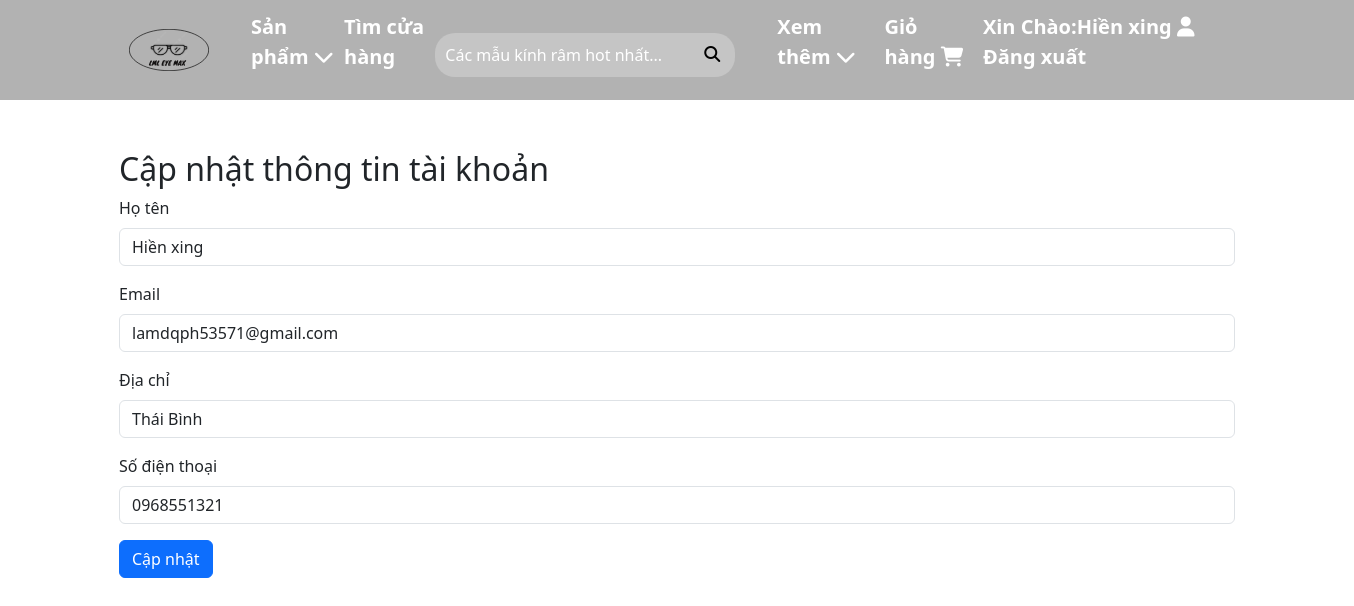
Screenshot of /?act=edit-info (signed in) with the database file from the repository.
### tables this page shows
CREATE TABLE `tai_khoans` (
  `id` int NOT NULL,
  `ho_ten` varchar(255) NOT NULL,
  `anh_dai_dien` varchar(255) DEFAULT NULL,
  `ngay_sinh` date DEFAULT NULL,
  `email` varchar(255) NOT NULL,
  `so_dien_thoai` varchar(10) DEFAULT NULL,
  `gioi_tinh` tinyint(1) DEFAULT '1',
  `dia_chi` text,
  `mat_khau` varchar(255) NOT NULL,
  `chuc_vu_id` int DEFAULT NULL,
  `trang_thai` tinyint(1) DEFAULT '1'
);

### controllers/UserController.php (called while the page is built, shortened)
<?php
class UserController
{
     public $userModel;
     public function __construct()
     {
          $this->userModel = new UserModel();
     }
     public function editUser()
     {
          $user_id = $_SESSION['ho_ten']['id'];
          $users = $this->userModel->getUser($user_id);
          require_once './views/taikhoan/editUser.php';
     }
}
?>

### index.php (called while the page is built, shortened)
<?php
require_once './commons/function.php';
require_once './controllers/UserController.php';
require_once './models/UserModel.php';
$act = $_GET['act'] ?? '/';
match ($act) {
     '/' => (new ClientSanphamController)->allSanPham(),
     'allCategory' => (new ClientSanPhamController)->allCategory(),
     'category' => (new ClientSanPhamController)->allSanPham(),
     'detail' => (new ClientSanPhamController)->getProductDetail(),
     'register' => (new UserController)->register(),
     'postRegis' => (new UserController)->postRegister(),
     'login' => (new UserController)->login(),
     'postlogin' => (new UserController)->postLogin(),
     'logout' => (new UserController)->logout(),
     'comment' => (new ClientSanPhamController)->comment(),
     'them-gio-hang' => (new CartController)->createCart(),
     'view-cart' => (new CartController)->viewCart(),
     'pay' => (new CartController)->viewPay(),
     'dat-hang' => (new CartController)->postOrder(),
     'deleteSelectedProducts' => (new CartController)->deleteItem(),
     'updateQuantity' => (new CartController())->updateQuantity(),
     'finish' => (new CartController())->viewFinish(),
     'view-info' => (new UserController)->viewInfo(),
     'update-pass' => (new UserController)->checkPass(),
     'search' => (new ClientSanPhamController)->searchProduct(),
     'edit-info' => (new UserController)->editUser(),
     'update-info' => (new UserController)->updateUser(),
     'send-mail' => (new CartController)->sendMail(),
     'huy-don-hang' => (new CartController())->huyDonHang(),
     'chi-tiet-mua-hang' => (new CartController)->chiTietMuaHang()
}
     ?>

### commons/function.php (called while the page is built, shortened)
<?php
function connectDB()
{
    $host = DB_HOST;
    $port = DB_PORT;
    $dbname = DB_NAME;
    try {
        $conn = new PDO("mysql:host=$host;port=$port;dbname=$dbname", DB_USERNAME, DB_PASSWORD);
        $conn->setAttribute(PDO::ATTR_ERRMODE, PDO::ERRMODE_EXCEPTION);
        $conn->setAttribute(PDO::ATTR_DEFAULT_FETCH_MODE, PDO::FETCH_ASSOC);
        return $conn;
    } catch (PDOException $e) {
        echo ("Connection failed: " . $e->getMessage());
    }
}

### models/UserModel.php (called while the page is built, shortened)
<?php
class UserModel
{
     public $conn;
     public function __construct()
     {
          $this->conn = connectDB();
     }
     public function getUser($user_id)
     {
          $sql = "SELECT * FROM tai_khoans WHERE id=:user_id";
          $stmt = $this->conn->prepare($sql);
          $stmt->execute([
               ':user_id' => $user_id
          ]);
          return $stmt->fetch(PDO::FETCH_ASSOC);
     }
}
?>

### views/taikhoan/editUser.php (the view, shortened to what this page needs)
<!DOCTYPE html>
<html lang="en">
<head>
     <link rel="stylesheet" href="./public/css/view.css" />
     <link rel="stylesheet" href="https://cdnjs.cloudflare.com/ajax/libs/font-awesome/6.6.0/css/all.min.css"
 />
     <link href="https://cdn.jsdelivr.net/npm/bootstrap@5.3.3/dist/css/bootstrap.min.css" rel="stylesheet"
>
</head>
<body>
     <section class="wrapper">
          <header id="header">
               <div class="container">
                    <div class="header-main">
                         <div class="header-left">
                              <a href="<?= BASE_URL ?>"> <img src="./public/img/ảnh logo.svg" alt="" /></a>
                              <ul class="header-nav">
                                   <li>
                                        <a href="#">Sản phẩm
                                             <span><i class="fa-solid fa-chevron-down"></i></span>
                                        </a>
                                   </li>
                                   <li><a href="#">Tìm cửa hàng</a></li>
                              </ul>
                         </div>
                         <div class="header-center">
                              <form action="<?= BASE_URL . '?act=search' ?>" method="post">
                                   <input type="text" name="name" placeholder="Các mẫu kính râm hot nhất..." />
                                   <div class="center-icon">
                                        <button type="submit" name="timkiem"> <i
                                                  class="fa-solid fa-magnifying-glass"></i></button>
                                   </div>
                              </form>
                         </div>
                         <div class="header-right">
                              <ul class="header-nav">
                                   <li><a href="#">Xem thêm
                                             <span><i class="fa-solid fa-chevron-down"></i></span>
                                        </a></li>
                                   <li><a
                                             href="<?= isset($_SESSION['ho_ten']['ho_ten']) ? BASE_URL . '?act=view-cart' : '' ?>">
                                             Giỏ hàng
                                             <span> <i class="fa-solid fa-cart-shopping"></i></span>
                                        </a></li>
                                   <?php if (isset($_SESSION['ho_ten'])): ?>
                                        <li><a href="<?= BASE_URL . '?act=view-info' ?>">Xin
                                                  Chào:<?= $_SESSION['ho_ten']['ho_ten'] ?>
                                                  <span><i class="fa-solid fa-user"></i></i></span>
                                                  <a href="<?= BASE_URL . '?act=logout' ?>">Đăng xuất</a>
                                             </a></li>
                                   <?php else: ?>
                                        <li><a href="<?= BASE_URL . '?act=register' ?>">Tài khoản
                                                  <span><i class="fa-solid fa-user"></i></i></span>
                                             </a></li>
                                   <?php endif; ?>
                              </ul>
                         </div>
                    </div>
               </div>
          </header>
     </section>
     <section class="view-user">
          <div class="container">
               <h2>Cập nhật thông tin tài khoản</h2>
               <form action="<?= BASE_URL . '?act=update-info' ?>" method="post">
                    <div class="mb-3">
                         <label for="formFile" class="form-label">Họ tên</label>
                         <input class="form-control" type="text" name="name" value="<?= $users['ho_ten'] ?>">
                    </div>
                    <div class="mb-3">
                         <label for="formFileMultiple" class="form-label">Email</label>
                         <input class="form-control" type="email" name="email" value="<?= $users['email'] ?>">
                    </div>
                    <div class="mb-3">
                         <label for="formFileDisabled" class="form-label">Địa chỉ</label>
                         <input class="form-control" type="text" name="address" value="<?= $users['dia_chi'] ?>">
                    </div>
                    <div class="mb-3">
                         <label for="formFileSm" class="form-label">Số điện thoại</label>
                         <input class="form-control" name="phone" value="<?= $users['so_dien_thoai'] ?>">
                    </div>
                    <div>
                         <button class="btn btn-primary">Cập nhật</button>
                    </div>
               </form>
          </div>
     </section>
</body>
</html>

### public/css/view.css (style rules this page uses)
* { margin: 0; padding: 0; box-sizing: border-box; }
body { font-family: "Roboto", sans-serif; font-weight: 400; font-style: normal; text-decoration: none; list-style: none; }
.container { width: 1250px; margin: auto; }
header { width: 100%; background-color: #b2b2b2; }
.header-main { display: flex; justify-content: space-between; align-items: center; padding: 10px; }
.header-main .header-left { display: flex; align-items: center; justify-content: center; }
.header-left img { width: 80px; height: 80px; object-fit: contain; }
.header-center { position: relative; margin-top: 10px; }
.header-center input { padding: 10px; background-color: #c5c5c5; border: none; width: 300px; border-radius: 20px; outline: none; }
.header-center input::placeholder { color: #fff; }
.center-icon { position: absolute; right: 10px; top: 8px; color: #fff; }
.center-icon button { border: none; }
.center-icon button i { padding: 5px; background: #c5c5c5; cursor: pointer; }
.header-nav li:first-child { position: relative; }
.header-nav { display: flex; align-items: center; gap: 10px; margin-left: 10px; }
.header-nav li { list-style: none; }
.header-nav li { cursor: pointer; }
.header-nav li a { color: #fff; font-size: 20px; text-decoration: none; font-weight: bold; }
.view-user { margin-top: 50px; }

### rows the page displays
tai_khoans: name "Hiền xing", email "lamdqph53571@gmail.com", address "Thái Bình", phone "0968551321"

### other values shown
$_SESSION['ho_ten']['ho_ten'] "Hiền xing"
